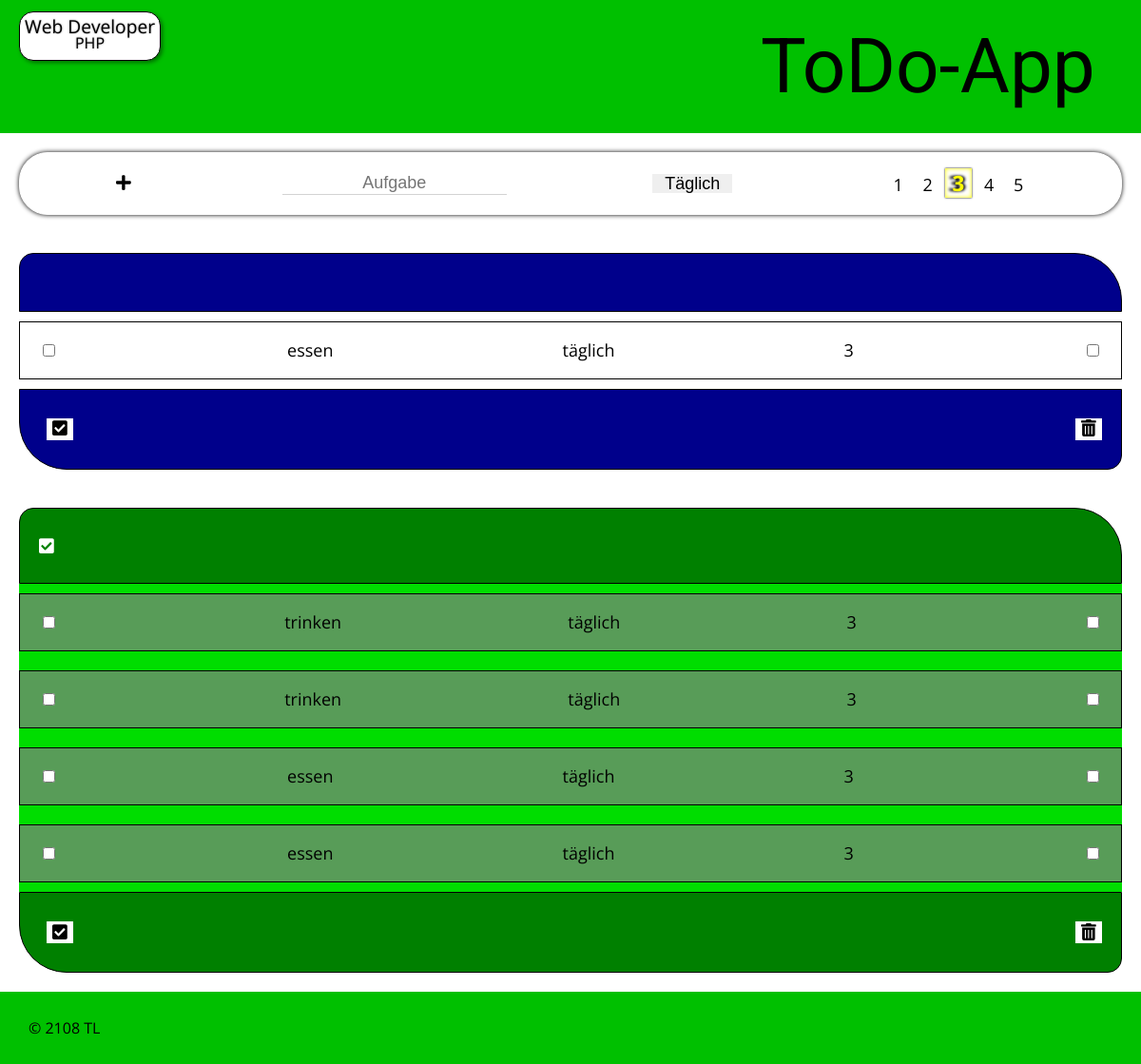
/todo.php, run on the app's committed database.
### tables this page shows
CREATE TABLE IF NOT EXISTS `todo_db` (
  `id` int(10) UNSIGNED NOT NULL AUTO_INCREMENT,
  `aufgabe` varchar(100) NOT NULL,
  `kategorie` varchar(50) NOT NULL,
  `prio` tinyint(4) NOT NULL,
  `date_insert` datetime DEFAULT NULL,
  `date_done` datetime DEFAULT NULL,
  PRIMARY KEY (`id`)
);

### todo.php (the view, shortened to what this page needs)
<?php
    $mysqli = new mysqli('localhost', 'root', '', 'todo_tom');
    $todo = $mysqli->query('SELECT * FROM todo_db WHERE date_done IS NULL ORDER BY date_insert desc');
    $done = $mysqli->query('SELECT * FROM todo_db WHERE date_done IS NOT NULL ORDER BY date_insert desc');
?>
<!DOCTYPE html>
<html lang="de">
<head>
    <link rel="stylesheet" href="./resources/css/reset.css">
    <link rel="stylesheet" href="./resources/css/style.css">
</head>
<body>
    <header>
        <section class="logo">
            <div class="rahmen">
                <h2>Web Developer</h2>
                <h3>PHP</h3>
            </div>
        </section>
        <section class="title">
            <h1>ToDo-App</h1>
        </section>
    </header>
    <main>
        <section class="input">
            <div class="input_box">
                <form action="">
                    <button>
                        <i class="fa fa-plus"></i>
                    </button>
                    <input type="text" name="task" id="task" value="" placeholder="Aufgabe">
                    <select name="kategorie">
                        <option value="teaglich">Täglich</option>
                    </select>
                    <fieldset id="my_radio_box">
                        <label for="eins">1</label>
                        <label for="zwei">2</label>
                        <label class="checked" for="drei">3</label>
                        <label for="vier">4</label>
                        <label for="fuenf">5</label>
                    </fieldset>
                </form>
            </div>
        </section>
        <section class="task">
            <table>
                <thead>
                </thead>
                <tbody>
                    <?php
    while ($row = $todo->fetch_assoc()) {
        echo   '
            <form>
                <tr>
                    <td><input type="checkbox" id="check' . $row["id"] .'" name="check' . $row["id"] .'" value="'. $row["id"] .'"></td>
                    <td class="text">' .$row["aufgabe"] . '</td>
                    <td>'. $row["kategorie"] .'</td>
                    <td>' . $row["prio"] . '</td>
                    <td><input type="checkbox" id="del' . $row["id"] .'" name="del' . $row["id"] .'" value="'. $row["id"] .'"></td>
                </tr>
                '
                ;}
        echo '
                </tbody>
                <tfoot>
                    <tr>
                        <td><button name="check" value="1" type="submit"><i class="fa fa-check-square"></i></button></td>
                        <td></td>
                        <td></td>
                        <td></td>
                        <td><button type="submit"><i class="fa fa-trash-alt"></i></button> </td>
                    </tr>
                    </form>'
                    ?>
                </tfoot>
            </table>
        </section>
        <section class="done">
            <table>
                <thead>
                    <tr>
                        <th><i class="fa fa-check-square"></i></th>
                    </tr>
                </thead>
                <tbody>
                <?php
    while ($row = $done->fetch_assoc()) {
        echo   '
            <form>
                <tr>
                    <td><input type="checkbox" id="uncheck' . $row["id"] .'" name="uncheck' . $row["id"] .'" value="'. $row["id"] .'"></td>
                    <td class="text">' .$row["aufgabe"] . '</td>
                    <td>'. $row["kategorie"] .'</td>
                    <td>' . $row["prio"] . '</td>
                    <td><input type="checkbox" id="del' . $row["id"] .'" name="del' . $row["id"] .'" value="'. $row["id"] .'"></td>
                </tr>
                '
                ;}
        echo '
                </tbody>
                <tfoot>
                    <tr>
                        <td><button type="submit"><i class="fa fa-check-square"></i></button></td>
                        <td></td>
                        <td></td>
                        <td></td>
                        <td><button type="submit"><i class="fa fa-trash-alt"></i></button> </td>
                    </tr>
                    </form>'
                    ?>
                </tfoot>
            </table>
        </section>
    </main>
    <footer>&COPY; 2108 TL</footer>
</body>
</html>

### resources/css/style.css (style rules this page uses)
* { font-size: 18px; text-align: center; }
body { min-height: 101vh; width: 100%; font-family: 'Open Sans', sans-serif; background-color: white; }
h1 { font-size: 5rem; }
h2 { font-size: 1.7rem; }
h3 { font-size: 1.5rem; }
header { display: flex; justify-content: space-between; text-align: center; background-color: rgb(0, 192, 0); }
.logo { padding: 12px 20px; }
.rahmen { padding: 5px 5px 10px 5px; border: 1px solid black; border-radius: 15px; box-shadow: 2px 2px 4px rgba(0, 0, 0, 0.425); text-shadow: 0 0 2px gray; background-color: white; }
.title { font-family: 'Roboto', sans-serif; display: flex; min-width: 380px; padding: 30px 20px; }
@media only screen and (max-width: 1270px) { .rahmen h2 { font-size: 1.2rem; } }
@media only screen and (max-width: 1270px) { .rahmen h3 { font-size: 1rem; } }
.input { background-color: white; color: black; }
.input_box { padding: 20px; }
form { display: flex; justify-content: space-around; align-items: center; padding: 20px 10px; border: 1px solid white; background-color: white; border-radius: 30px; box-shadow: 0px 0px 5px; }
button { margin-left: 8px; border: 0; background-color: white; }
#task { border: 0; border-bottom: 1px solid lightgray; }
select { border: 0; -moz-appearance: none; -webkit-appearance: none; cursor: pointer; }
fieldset { padding: 0 8px; }
fieldset label { padding: 0 8px; cursor: pointer; }
.checked { box-shadow: inset 0px 0px 5px #ffff00, 0px 0px 2px #000000; text-shadow: 2px 0px 3px rgb(0, 0, 0), -4px 0px 3px rgb(0, 0, 0); font-weight: bold; color: yellow; text-shadow: black; font-size: 1.4rem; }
.task { width: 100%; }
table { display: flex; flex-direction: column; padding: 20px; }
thead, tfoot, tbody { display: flex; flex-direction: column; }
thead { border-collapse: collapse; border: 1px solid black; border-radius: 15px 50px 0 0; padding: 30px 20px; background-color: darkblue; color: white; }
tbody tr { padding: 20px; border: 1px solid black; margin: 10px 0; }
tfoot { border-collapse: collapse; border: 1px solid black; border-radius: 0 0 15px 50px; padding: 30px 20px; background-color: darkblue; color: white; }
tr { padding: 0px; display: flex; justify-content: space-between; }
.done thead, .done tfoot { background-color: green; color: white; }
.done tbody { background-color: rgb(0, 221, 0); }
.done tbody tr { background-color: rgba(128, 128, 128, 0.692) }
footer { position: fixed; position: sticky; top: 100%; background-color:rgb(0, 192, 0); padding: 30px; text-align: left; }

### data on the page
todo_db: aufgabe "essen", kategorie "täglich", prio "3"
todo_db: aufgabe "trinken", kategorie "täglich", prio "3"
todo_db: aufgabe "trinken", kategorie "täglich", prio "3"
todo_db: aufgabe "essen", kategorie "täglich", prio "3"
todo_db: aufgabe "essen", kategorie "täglich", prio "3"
